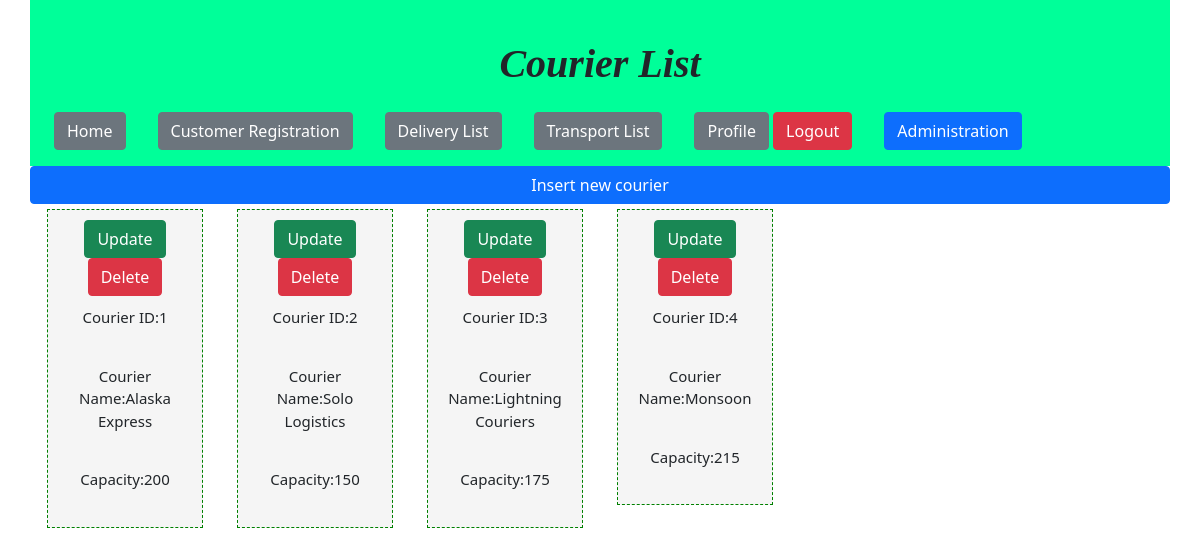
Screenshot of /affairs/courier/list (signed in) with the database file from the repository.
### affairs/models.py (models this page shows, shortened)
class CourierModel(models.Model):
    courierId = models.IntegerField(primary_key=True)
    cName = models.CharField(max_length=100)
    capacity = models.IntegerField()

### affairs/views.py (the view)
# urls.py: path('courier/list',views.CourierListView),
@login_required
def CourierListView(request):
    couriers = CourierModel.objects.all()
    context = {
        'courier': couriers
    }
    return render(request,'affairs/CourierList.html',context)

### affairs/templates/affairs/CourierList.html
{% extends "affairs/layout.html" %}
{% load static %}
{% block titlepage %} Courier List {% endblock %}
{% block mainContent %}
    <a href="create" class="btn btn-primary">Insert new courier</a>
    {%for co in courier%}
        <div class="col-md-2">
            <div class="timeBox">
                <a href="update/{{co.courierId}}" class="btn btn-success">Update</a>
                <a href="delete/{{co.courierId}}" class="btn btn-danger" onclick="return warning()">Delete</a>
                <p>Courier ID:{{co.courierId}}</p>
                <p>Courier Name:{{co.cName}}</p>
                <p>Capacity:{{co.capacity}}</p>
            </div>
        </div>
    {%endfor%}
{% endblock %}

### affairs/static/affairs/css/style.css (style rules this page uses)
body { font-family: Vazir; }
.imageBox, .timeBox { margin: 5px; background-color: whitesmoke; text-align: center; font-size: 15px; border: 1px dashed green; padding: 10px; }
.timeBox { margin: 5px; background-color: whitesmoke; font-size: 15px; border: 1px dashed green; padding: 10px; text-align: center; }
p { padding: 10px; }

### rows the page displays
CourierModel: courierId "1", cName "Alaska Express", capacity "200"
CourierModel: courierId "2", cName "Solo Logistics", capacity "150"
CourierModel: courierId "3", cName "Lightning Couriers", capacity "175"
CourierModel: courierId "4", cName "Monsoon", capacity "215"
